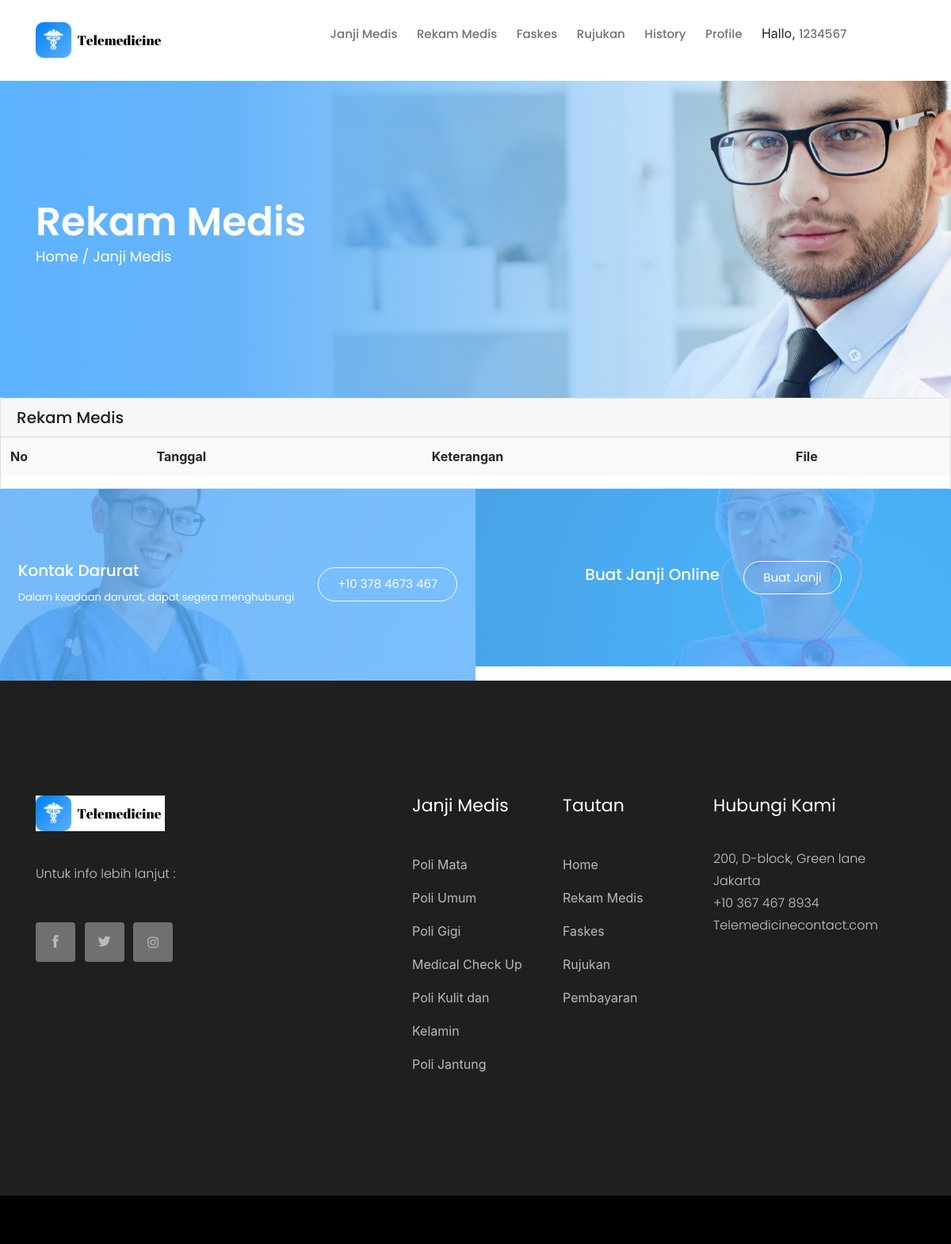
Before: /history.php (signed in) with the older database file.
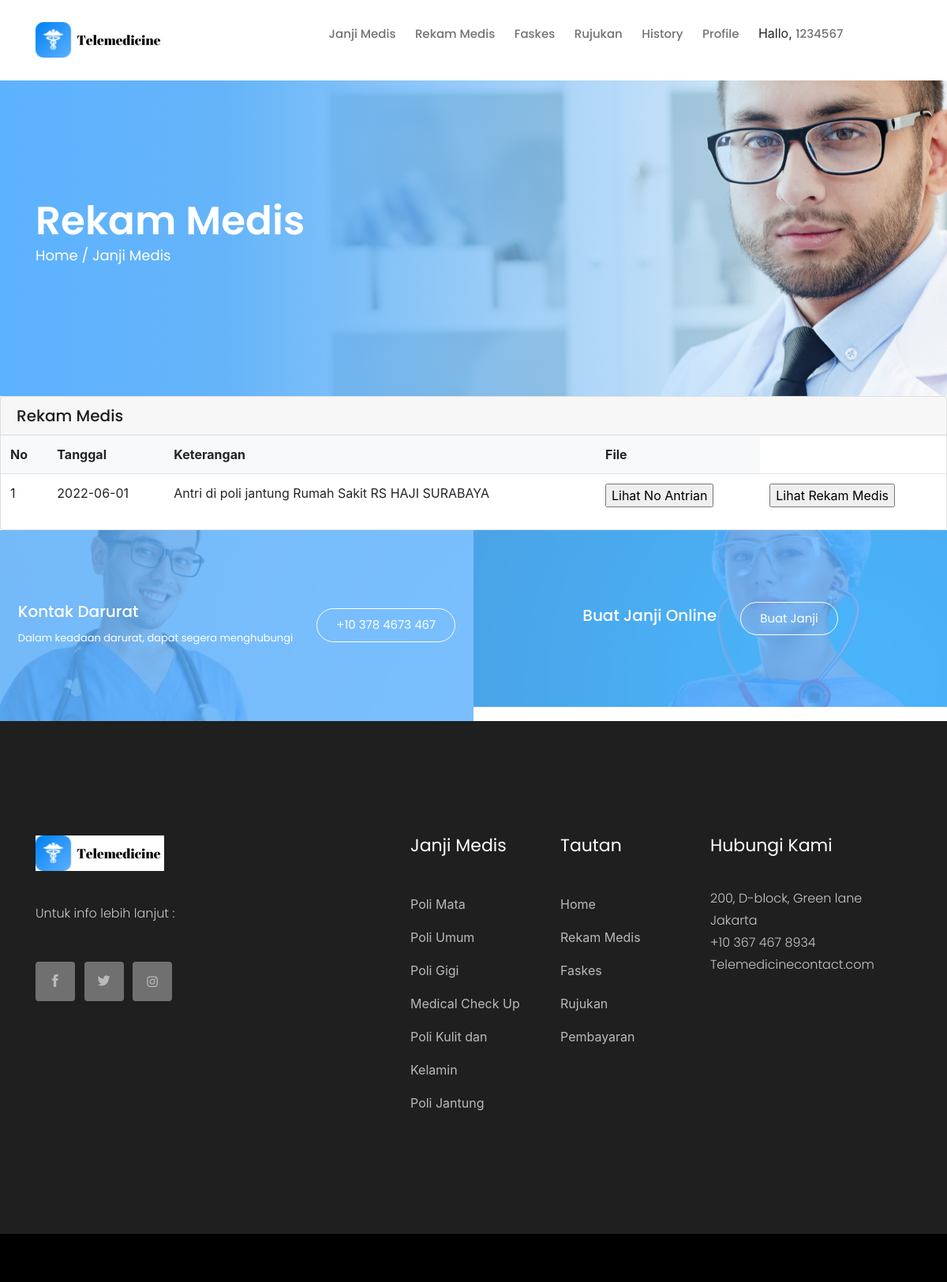
After: the same page with the newer database file.
### tables this page shows
CREATE TABLE `rekam_medis` (
  `id` int(11) NOT NULL,
  `id_user` int(11) NOT NULL,
  `tanggal` date NOT NULL,
  `poli` varchar(50) NOT NULL,
  `rumah_sakit` int(11) NOT NULL,
  `dokter` int(11) NOT NULL,
  `keluhan` varchar(255) NOT NULL
);

CREATE TABLE `rumah_sakit` (
  `id` int(11) NOT NULL,
  `faskes` varchar(255) NOT NULL,
  `nama_rumah_sakit` varchar(255) NOT NULL,
  `alamat_rumah_sakit` varchar(255) NOT NULL,
  `tingkat` varchar(255) NOT NULL,
  `longitude` varchar(255) NOT NULL,
  `latitude` varchar(255) NOT NULL
);

### view_history.php (the view, shortened to what the changed rows need)
<body>
    <div class="">
        <div class="card">
            <div class="card-body p-0">
                <div class="table-responsive">
                    <table class="table">
                        <thead class="bg-light">
                            <tr class="border-0">
                                <th class="border-0">No</th>
                                <th class="border-0">Tanggal</th>
                                <th class="border-0">Keterangan</th>
                                <th class="border-0">File</th>
                            </tr>
                        </thead>
                        <tbody>
                            <?php $a=1; foreach($hasil2 as $b){?>
                            <tr>
                                <td><?= $a?></td>
                                <td><?= $b['tanggal']?></td>
                                <td>Antri di <?= $b['poli']?> Rumah Sakit <?php
                                $id_rumah_sakit = $b['rumah_sakit'];
                                $sql = "SELECT * FROM rumah_sakit WHERE id = $id_rumah_sakit";
                                $row = $db->prepare($sql);
                                $row->execute();
                                $hasil3 = $row->fetch();
                                echo $hasil3['nama_rumah_sakit'];
                                ?></td>
                                <td>
                                    <form method="POST" action="antrian.php">
                                        <input type="submit" value="Lihat No Antrian">
                                    </form>
                                </td>
                                <td>
                                    <form action="print_rujukan.php" method="POST">
                                        <input type="submit" value="Lihat Rekam Medis">
                                    </form>
                                </td>
                            </tr>
                            <?php $a++;
                            }
                            ?>
                        </tbody>
                    </table>
                </div>
            </div>
        </div>
    </div>
</body>

Changed rows visible on the page:
added rekam_medis: tanggal "2022-06-01", poli "poli jantung", rumah_sakit.nama_rumah_sakit "RS HAJI SURABAYA"
